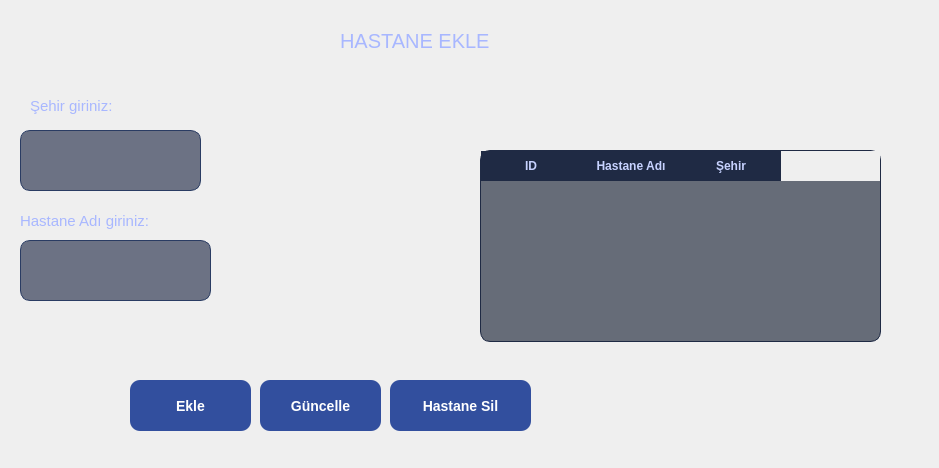
<?xml version="1.0" encoding="UTF-8"?>
<ui version="4.0">
 <class>Form</class>
 <widget class="QWidget" name="Form">
  <property name="geometry">
   <rect>
    <x>0</x>
    <y>0</y>
    <width>939</width>
    <height>468</height>
   </rect>
  </property>
  <property name="windowTitle">
   <string>Form</string>
  </property>
  <widget class="QLabel" name="label">
   <property name="geometry">
    <rect>
     <x>340</x>
     <y>20</y>
     <width>201</width>
     <height>41</height>
    </rect>
   </property>
   <property name="styleSheet">
    <string notr="true">QLabel {
    color: #a8b7ff;
    font-size: 20px;
}
</string>
   </property>
   <property name="text">
    <string>HASTANE EKLE</string>
   </property>
  </widget>
  <widget class="QPushButton" name="HastaneEkle_button">
   <property name="geometry">
    <rect>
     <x>130</x>
     <y>380</y>
     <width>121</width>
     <height>51</height>
    </rect>
   </property>
   <property name="styleSheet">
    <string notr="true">QPushButton {
    background-color: #324f9e;
    color: white;
    border-radius: 10px;
    padding: 8px 16px;
    font-size: 14px;
    font-weight: 500;
}

/* Hover */
QPushButton:hover {
    background-color: #3f63c8;
}

/* Basılı tutarken */
QPushButton:pressed {
    background-color: #2a3d78;
}
</string>
   </property>
   <property name="text">
    <string>Ekle</string>
   </property>
  </widget>
  <widget class="QLineEdit" name="HastaneAdi_line">
   <property name="geometry">
    <rect>
     <x>20</x>
     <y>240</y>
     <width>191</width>
     <height>61</height>
    </rect>
   </property>
   <property name="styleSheet">
    <string notr="true">QLineEdit {
    background: rgba(20, 30, 60, 0.6);
    color: #d6e0ff;
    border: 1px solid #2a3c63;
    border-radius: 10px;
    padding: 6px 10px;
    font-size: 14px;
}

/* Placeholder rengi */
QLineEdit[echoMode=&quot;0&quot;] {
    color: #9aa8d4;
}

/* Focus olduğunda */
QLineEdit:focus {
    border: 1px solid #4d79ff;
    background: rgba(30, 45, 90, 0.8);
}
</string>
   </property>
  </widget>
  <widget class="QLineEdit" name="sehir_line">
   <property name="geometry">
    <rect>
     <x>20</x>
     <y>130</y>
     <width>181</width>
     <height>61</height>
    </rect>
   </property>
   <property name="styleSheet">
    <string notr="true">QLineEdit {
    background: rgba(20, 30, 60, 0.6);
    color: #d6e0ff;
    border: 1px solid #2a3c63;
    border-radius: 10px;
    padding: 6px 10px;
    font-size: 14px;
}

/* Placeholder rengi */
QLineEdit[echoMode=&quot;0&quot;] {
    color: #9aa8d4;
}

/* Focus olduğunda */
QLineEdit:focus {
    border: 1px solid #4d79ff;
    background: rgba(30, 45, 90, 0.8);
}
</string>
   </property>
  </widget>
  <widget class="QTableWidget" name="hastane_table">
   <property name="enabled">
    <bool>true</bool>
   </property>
   <property name="geometry">
    <rect>
     <x>480</x>
     <y>150</y>
     <width>401</width>
     <height>192</height>
    </rect>
   </property>
   <property name="styleSheet">
    <string notr="true">QTableWidget {
    background: rgba(10,20,40,0.6);
    color: #d6e0ff;
    border: 1px solid #1f2a44;
    border-radius: 10px;
    gridline-color: #2a3c63;
    font-size: 14px;
    selection-background-color: #324f9e;
    selection-color: white;
}

/* Header */
QHeaderView::section {
    background-color: #1f2a44;
    color: #c7d2ff;
    padding: 6px;
    border: none;
    font-weight: bold;
}

/* Alternating row colors */
QTableWidget::item {
    background-color: #111b31;
}

QTableWidget::item:alternate {
    background-color: #16223d;
}

/* Selected row */
QTableWidget::item:selected {
    background-color: #3f63c8;
    color: white;
}
</string>
   </property>
   <column>
    <property name="text">
     <string>ID</string>
    </property>
   </column>
   <column>
    <property name="text">
     <string>Hastane Adı</string>
    </property>
   </column>
   <column>
    <property name="text">
     <string>Şehir</string>
    </property>
   </column>
  </widget>
  <widget class="QPushButton" name="HastaneGuncelle_button">
   <property name="geometry">
    <rect>
     <x>260</x>
     <y>380</y>
     <width>121</width>
     <height>51</height>
    </rect>
   </property>
   <property name="styleSheet">
    <string notr="true">QPushButton {
    background-color: #324f9e;
    color: white;
    border-radius: 10px;
    padding: 8px 16px;
    font-size: 14px;
    font-weight: 500;
}

/* Hover */
QPushButton:hover {
    background-color: #3f63c8;
}

/* Basılı tutarken */
QPushButton:pressed {
    background-color: #2a3d78;
}
</string>
   </property>
   <property name="text">
    <string>Güncelle</string>
   </property>
  </widget>
  <widget class="QPushButton" name="HastaneSil_button">
   <property name="geometry">
    <rect>
     <x>390</x>
     <y>380</y>
     <width>141</width>
     <height>51</height>
    </rect>
   </property>
   <property name="styleSheet">
    <string notr="true">QPushButton {
    background-color: #324f9e;
    color: white;
    border-radius: 10px;
    padding: 8px 16px;
    font-size: 14px;
    font-weight: 500;
}

/* Hover */
QPushButton:hover {
    background-color: #3f63c8;
}

/* Basılı tutarken */
QPushButton:pressed {
    background-color: #2a3d78;
}
</string>
   </property>
   <property name="text">
    <string>Hastane Sil</string>
   </property>
  </widget>
  <widget class="QLabel" name="label_2">
   <property name="geometry">
    <rect>
     <x>20</x>
     <y>210</y>
     <width>181</width>
     <height>21</height>
    </rect>
   </property>
   <property name="styleSheet">
    <string notr="true">QLabel {
    color: #a8b7ff;
    font-size: 15px;
}
</string>
   </property>
   <property name="text">
    <string>Hastane Adı giriniz:</string>
   </property>
  </widget>
  <widget class="QLabel" name="label_3">
   <property name="geometry">
    <rect>
     <x>30</x>
     <y>90</y>
     <width>171</width>
     <height>31</height>
    </rect>
   </property>
   <property name="styleSheet">
    <string notr="true">QLabel {
    color: #a8b7ff;
    font-size: 15px;
}
</string>
   </property>
   <property name="text">
    <string>Şehir giriniz:</string>
   </property>
  </widget>
 </widget>
 <resources/>
 <connections/>
</ui>
